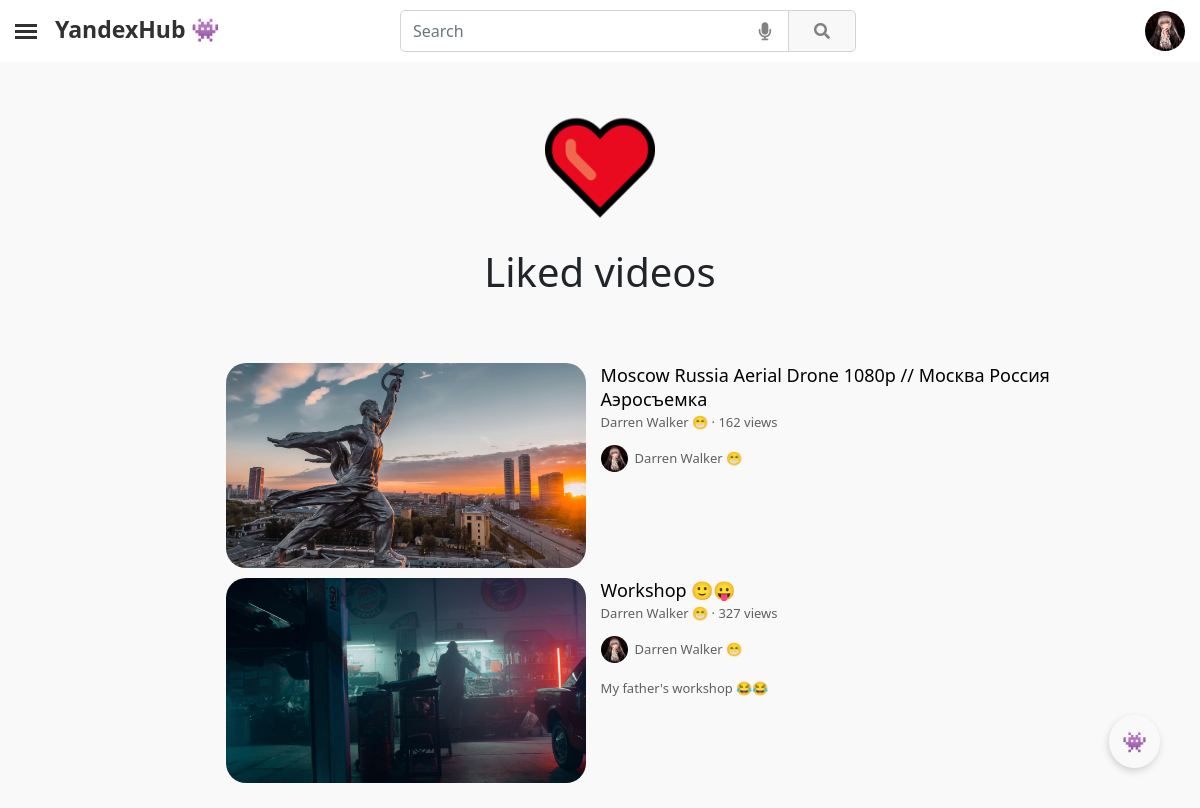
Before: /liked/ (signed in) with the older database file.
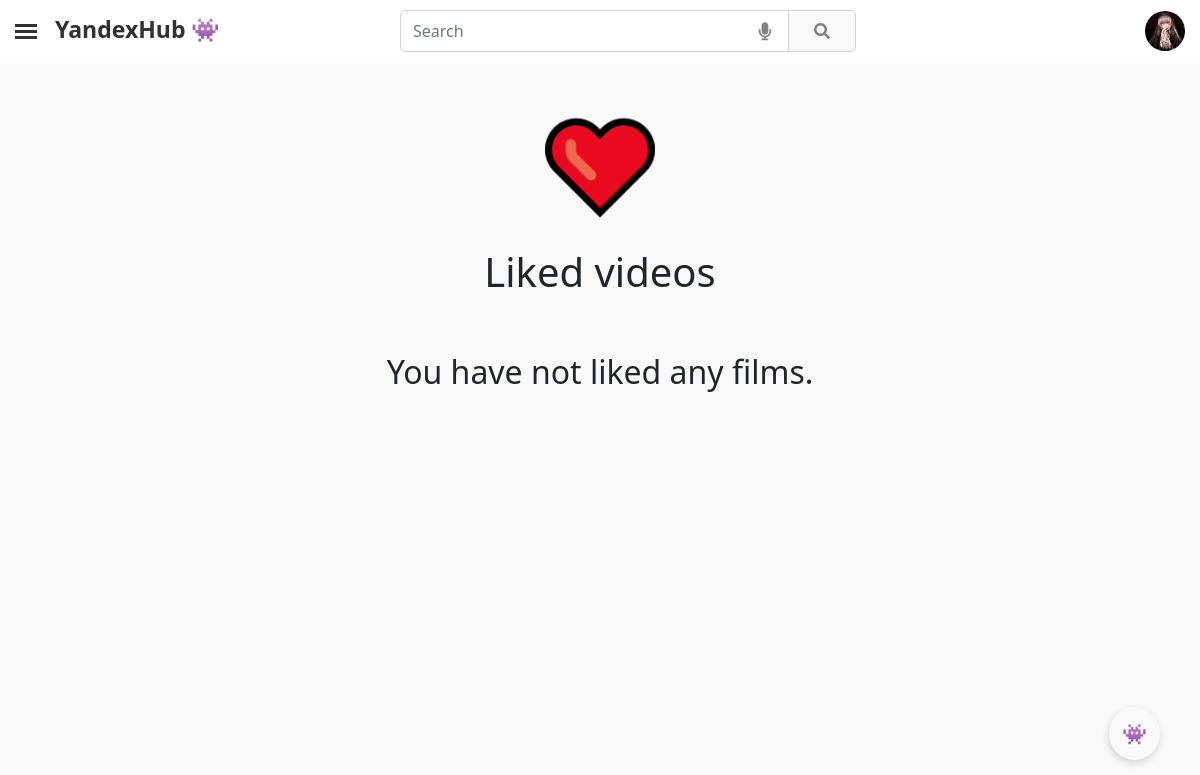
After: the same page with the newer database file.
### YandexHub/apps/mainapp/models.py (models this page shows, shortened)
class Like(models.Model):
    liked_user = models.ForeignKey(CustomUser, on_delete=models.CASCADE, null=False, related_name='liked_video_user')
    liked_video = models.ForeignKey(Video, on_delete=models.CASCADE, null=False, related_name='liked_video')
    date_created = models.DateTimeField(auto_now_add=True, db_index=True)

class Video(models.Model):
    video_id = models.CharField(blank=True, null=True, max_length=32)
    creator = models.ForeignKey(CustomUser, on_delete=models.CASCADE, null=False, related_name='video_creator')
    video = models.FileField(upload_to='videos/')
    video_banner = models.ImageField(upload_to='video_banners/')
    views = models.BigIntegerField(default=0)
    likes = models.BigIntegerField(default=0)
    dislikes = models.BigIntegerField(default=0)
    comments = models.BigIntegerField(default=0)
    coefficient = models.FloatField(default=0)
    title = models.CharField(max_length=150)
    description = models.TextField(blank=True, null=True, max_length=1000000)
    date_created = models.DateTimeField(auto_now_add=True, db_index=True)

class CustomUser(AbstractUser):
    user_id = models.CharField(blank=True, null=True, max_length=24)
    email = models.EmailField(null=True, unique=True)
    username = models.CharField(blank=True, null=True, max_length=25)
    avatar = models.ImageField(blank=True, null=True, upload_to = 'avatars/', default='avatars/default/default_avatar.png')
    banner = models.ImageField(blank=True, null=True, upload_to='users_banners/')
    all_views = models.BigIntegerField(default=0)
    all_comments = models.BigIntegerField(default=0)
    all_likes = models.BigIntegerField(default=0)
    all_dislikes = models.BigIntegerField(default=0)
    all_subscribers = models.BigIntegerField(default=0)
    all_notifications = models.BigIntegerField(default=0)
    all_posts_likes = models.BigIntegerField(default=0)
    all_posts_dislikes = models.BigIntegerField(default=0)
    description = models.TextField(blank=True, null=True, max_length=5000)
    contact_email  = models.CharField(blank=True, null=True, max_length=75)
    location = models.CharField(blank=True, null=True, max_length=50)
    vk_link = models.CharField(blank=True, null=True, max_length=150)
    instagram_link = models.CharField(blank=True, null=True, max_length=150)
    facebook_link = models.CharField(blank=True, null=True, max_length=150)
    reddit_link = models.CharField(blank=True, null=True, max_length=150)
    telegram_link = models.CharField(blank=True, null=True, max_length=150)
    twitter_link = models.CharField(blank=True, null=True, max_length=150)
    website_link = models.CharField(blank=True, null=True, max_length=150)
    telegram = models.CharField(blank=True, null=True, max_length=150)
    date_created = models.DateTimeField(auto_now_add=True, db_index=True)
    REQUIRED_FIELDS = ['username']
    USERNAME_FIELD = 'email'

### YandexHub/apps/mainapp/views.py (the view)
# urls.py: path('liked/', LikedVideosView.as_view(), name='liked__videos__page'),
class LikedVideosView(ListView):
    template_name = 'user/video/liked.html'
    paginate_by = 10
    queryset = Like
    context_object_name = "videos"
    def get_queryset(self):
        if self.request.user.is_authenticated:
            return Like.objects.filter(liked_user=self.request.user).order_by("-date_created")
        else:
            return Like.objects.none()
    def get_context_data(self,**kwargs):
        context = super(LikedVideosView, self).get_context_data(**kwargs)
        context['title'] = 'Liked videos ❤️'
        return context

### YandexHub/apps/mainapp/templatetags/poll_extras.py (called while the page is built)
@register.filter(name='brief_views_format')
@stringfilter
def brief_views_format(arg):
    if int(arg) < 1000000:
        if int(arg) == 1:
            return '1 view'
        elif int(arg) < 1000:
            return f'{arg} views'
        else:
            return f"{str_fixed(float(int(arg)/1000), int(arg), 1, 'views')}K views"
    elif int(arg) < 1000000000:
        return f"{str_fixed(float(int(arg)/1000000), int(arg), 1, 'views')}M views"
    elif int(arg) < 1000000000000:
        return f"{str_fixed(float(int(arg)/1000000000), int(arg), 1, 'views')}B views"
    else:
        return ''

@register.filter(name='html_to_text')
@stringfilter
def html_to_text(html):
    cleanr = re.compile('<.*?>')
    cleantext = re.sub(cleanr, '', html)
    return cleantext

### YandexHub/apps/mainapp/templates/user/video/liked.html (shortened to what this page needs)
{% extends "main.html" %}
{% block content %}
{% load poll_extras %}
{% load static %}
<main role="main" style="margin-top: 35px;">
    <div class="block-content">
        {% if request.user.is_authenticated %}
        <section class="py-3 text-center container-fluid">
            <div class="row" style="padding-bottom: 1rem!important;">
                <div class="col-lg-12 col-md-8 mx-auto">
                    <img class="banner-icon" src="{% static 'media/site/icons/heart.png' %}">
                    <h1 style="margin-bottom: 25px;">Liked videos</h1>
                </div>
            </div>
        </section>
        {% if videos %}
        <div class="infinite-container">
            {% for i in videos %}
            <div class="infinite-item">
                <div class="card" style="height: 205px; margin-top: 10px;">
                    <div class="row g-0" style="width: 65%; position: relative; margin-left: auto; margin-right: auto;">
                        <div class="col-md-4" style="left: 0; position: absolute;">
                            <a style="cursor: pointer;" onclick="transition_link(`{% url 'video__page' i.liked_video.video_id %}`)">
                                <div class="img"
                                    style="width: 360px; height: 205px; border-radius: 20px; background-image: url({{i.liked_video.video_banner.url}});">
                                </div>
                            </a>
                        </div>
                        <div class="col-md-8" style="top: 0; position: absolute; left: 365px;">
                            <div style="padding-top: 0; margin-left: 10px;">
                                <a style="cursor: pointer;" onclick="transition_link(`{% url 'video__page' i.liked_video.video_id %}`)">
                                    <p style="font-size: 18px; margin-bottom: -2px; color: #000;">{{ i.liked_video.title }}</p>
                                </a>
                                <small style="color: #606060; font-size: 13px;"><a style="color: #606060; cursor: pointer;" onclick="transition_link(`{% url 'channel__page' i.liked_video.creator.user_id %}`)">{{i.liked_video.creator.username}}</a> · {{i.liked_video.views|brief_views_format}}</small>
                                <a style="cursor: pointer;" onclick="transition_link(`{% url 'channel__page' i.liked_video.creator.user_id %}`)">
                                    <small style="display: block; margin-top: 12px; font-size: 13px; color: #606060;">
                                        <div class="img"
                                            style="display: inline-block; margin-right: 7px; width: 27px; height: 27px; border-radius: 50%; background-image: url({{i.liked_video.creator.avatar.url}});">
                                        </div>
                                        <div style="display: inline-block; position: absolute; margin-top: 4px;">
                                            {{i.liked_video.creator.username}}</div>
                                    </small>
                                </a>
                                <small
                                    style="display: block; color: #606060; font-size: 13px; margin-top: 12px;">{{i.liked_video.description|html_to_text|truncatechars:340}}</small>
                            </div>
                        </div>
                    </div>
                </div>
            </div>
            {% endfor %}
        </div>
        {% else %}
        <h2 style="text-align: center; margin-bottom: 40px;">You have not liked any films.</h2>
        {% endif %}
        {% endif %}
    </div>
</main>
{% endblock %}

Changed rows visible on the page:
removed Like: liked_video.video_banner (picture), liked_video "Moscow Russia Aerial Drone 1080p // Москва Россия Аэросъемка", liked_video.creator.username "Darren Walker 😁", liked_video.views|brief_views_format "162 views", liked_video.creator.avatar (picture)
removed Like: liked_video.video_banner (picture), liked_video "Workshop 🙂😛", liked_video.creator.username "Darren Walker 😁", liked_video.views|brief_views_format "327 views", liked_video.creator.avatar (picture), liked_video.description|html_to_text "My father's workshop 😂😂"
Other visible differences:
text now shown: "You have not liked any films."
